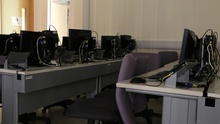
%> input picture NL_means/image.jpg, 220 x 124 px, shrunk from 2976 x 1680 before the run
$ octave NL_integral.m   (GNU Octave 9; MATLAB toolbox functions it lacks are replaced by stand-ins)
%> lines starting %> are read from the running program, lines starting %| are printed output that depends on the picture


I = imread('./image.jpg');
%> I is the input picture: size 124x220x3 uint8; mean R, G, B 85.2, 79.5, 71.3

if size(I, 3) == 3
    I = rgb2gray(I);
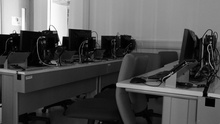
%> I: size 124x220 uint8; min 0, max 255, mean 80.3
end

ds = 5;
Ds = 15;
h = 0.2;

denoiseimage = NL_mean_integral(I,ds,Ds,h);
% [6 lines not run here, left out]
function DenoisedImg = NL_mean_integral(I, ds, Ds, h)
%> called with ds = 5, Ds = 15, h = 0.2
    %I: Image
    %ds: patch
    %Ds: search window
    %h: filtering parameter

    I = double(I);
%> I: size 124x220 double
    [m, n] = size(I);
%> m = 124; n = 220
    PaddedImg = padarray(I, [Ds + ds + 1, Ds + ds + 1], 'symmetric', 'both');
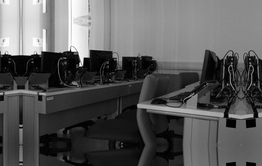
%> PaddedImg: size 166x262 double; min 0, max 255, mean 89.1
    PaddedV = padarray(I, [Ds, Ds], 'symmetric', 'both');
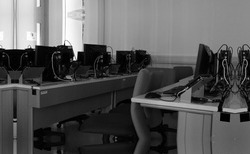
%> PaddedV: size 154x250 double; min 0, max 255, mean 87.1
%> the run ends on the next line
    average = zeros(m, n);
    sweight = average;
    wmax = average;
    h2 = h * h;
    d2 = (2 * ds + 1) ^ 2;
    for t1 = -Ds:Ds
        for t2 = -Ds:Ds
            if (t1 == 0 && t2 == 0)
                continue;
            end
            St = integralImgSqDiff(PaddedImg, Ds, t1, t2);
            v = PaddedV(1 + Ds + t1:end - Ds + t1, 1 + Ds + t2:end - Ds + t2);
            w = zeros(m, n);
            for i = 1:m
                for j = 1:n
                    i1 = i + ds + 1;
                    j1 = j + ds + 1;
                    Dist2 = St(i1 + ds, j1 + ds) + St(i1 - ds - 1, j1 - ds - 1) - St(i1 + ds, j1 - ds - 1) - St(i1 - ds - 1, j1 + ds);
                    Dist2 = Dist2 / d2;
                    w(i, j) = exp(-Dist2 / h2);
                    sweight(i, j) = sweight(i, j) + w(i, j);
                    average(i, j) = average(i, j) + w(i, j) * v(i, j);
                end
            end
            wmax = max(wmax, w);
        end
    end
    average = average + wmax .* I;
    sweight = sweight + wmax;
    DenoisedImg = average ./ sweight;
    end % End of NL_integral function
